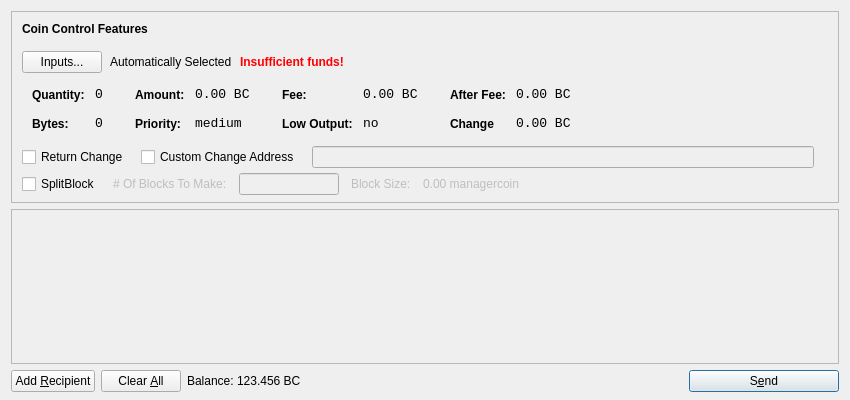
<?xml version="1.0" encoding="UTF-8"?>
<ui version="4.0">
 <class>SendCoinsDialog</class>
 <widget class="QDialog" name="SendCoinsDialog">
  <property name="geometry">
   <rect>
    <x>0</x>
    <y>0</y>
    <width>850</width>
    <height>400</height>
   </rect>
  </property>
  <property name="windowTitle">
   <string>Send Coins</string>
  </property>
  <layout class="QVBoxLayout" name="verticalLayout" stretch="0,1,0">
   <property name="bottomMargin">
    <number>8</number>
   </property>
   <item>
    <widget class="QFrame" name="frameCoinControl">
     <property name="sizePolicy">
      <sizepolicy hsizetype="Expanding" vsizetype="Expanding">
       <horstretch>0</horstretch>
       <verstretch>0</verstretch>
      </sizepolicy>
     </property>
     <property name="maximumSize">
      <size>
       <width>16777215</width>
       <height>16777215</height>
      </size>
     </property>
     <property name="frameShape">
      <enum>QFrame::StyledPanel</enum>
     </property>
     <property name="frameShadow">
      <enum>QFrame::Sunken</enum>
     </property>
     <layout class="QVBoxLayout" name="verticalLayoutCoinControl2">
      <property name="spacing">
       <number>-1</number>
      </property>
      <property name="leftMargin">
       <number>0</number>
      </property>
      <property name="topMargin">
       <number>0</number>
      </property>
      <property name="rightMargin">
       <number>0</number>
      </property>
      <property name="bottomMargin">
       <number>6</number>
      </property>
      <item>
       <layout class="QVBoxLayout" name="verticalLayoutCoinControl" stretch="0,0,0,0,1">
        <property name="spacing">
         <number>0</number>
        </property>
        <property name="leftMargin">
         <number>10</number>
        </property>
        <property name="topMargin">
         <number>10</number>
        </property>
        <item>
         <layout class="QHBoxLayout" name="horizontalLayoutCoinControl1">
          <property name="bottomMargin">
           <number>15</number>
          </property>
          <item>
           <widget class="QLabel" name="labelCoinControlFeatures">
            <property name="sizePolicy">
             <sizepolicy hsizetype="Preferred" vsizetype="Maximum">
              <horstretch>0</horstretch>
              <verstretch>0</verstretch>
             </sizepolicy>
            </property>
            <property name="font">
             <font>
              <weight>75</weight>
              <bold>true</bold>
             </font>
            </property>
            <property name="styleSheet">
             <string notr="true">font-weight:bold;</string>
            </property>
            <property name="text">
             <string>Coin Control Features</string>
            </property>
           </widget>
          </item>
         </layout>
        </item>
        <item>
         <layout class="QHBoxLayout" name="horizontalLayoutCoinControl2" stretch="0,0,0,0">
          <property name="spacing">
           <number>8</number>
          </property>
          <property name="bottomMargin">
           <number>10</number>
          </property>
          <item>
           <widget class="QPushButton" name="pushButtonCoinControl">
            <property name="styleSheet">
             <string notr="true"/>
            </property>
            <property name="text">
             <string>Inputs...</string>
            </property>
           </widget>
          </item>
          <item>
           <widget class="QLabel" name="labelCoinControlAutomaticallySelected">
            <property name="text">
             <string>Automatically Selected</string>
            </property>
            <property name="margin">
             <number>5</number>
            </property>
           </widget>
          </item>
          <item>
           <widget class="QLabel" name="labelCoinControlInsuffFunds">
            <property name="font">
             <font>
              <weight>75</weight>
              <bold>true</bold>
             </font>
            </property>
            <property name="styleSheet">
             <string notr="true">color:red;font-weight:bold;</string>
            </property>
            <property name="text">
             <string>Insufficient funds!</string>
            </property>
            <property name="margin">
             <number>5</number>
            </property>
           </widget>
          </item>
          <item>
           <spacer name="horizontalSpacerCoinControl">
            <property name="orientation">
             <enum>Qt::Horizontal</enum>
            </property>
            <property name="sizeHint" stdset="0">
             <size>
              <width>40</width>
              <height>1</height>
             </size>
            </property>
           </spacer>
          </item>
         </layout>
        </item>
        <item>
         <widget class="QWidget" name="widgetCoinControl" native="true">
          <property name="sizePolicy">
           <sizepolicy hsizetype="Preferred" vsizetype="Preferred">
            <horstretch>0</horstretch>
            <verstretch>0</verstretch>
           </sizepolicy>
          </property>
          <property name="minimumSize">
           <size>
            <width>0</width>
            <height>0</height>
           </size>
          </property>
          <property name="styleSheet">
           <string notr="true"/>
          </property>
          <layout class="QHBoxLayout" name="horizontalLayoutCoinControl5">
           <property name="margin">
            <number>0</number>
           </property>
           <item>
            <layout class="QHBoxLayout" name="horizontalLayoutCoinControl3" stretch="0,0,0,1">
             <property name="spacing">
              <number>20</number>
             </property>
             <property name="topMargin">
              <number>0</number>
             </property>
             <property name="bottomMargin">
              <number>10</number>
             </property>
             <item>
              <layout class="QFormLayout" name="formLayoutCoinControl1">
               <property name="horizontalSpacing">
                <number>10</number>
               </property>
               <property name="verticalSpacing">
                <number>14</number>
               </property>
               <property name="leftMargin">
                <number>10</number>
               </property>
               <property name="topMargin">
                <number>4</number>
               </property>
               <property name="rightMargin">
                <number>6</number>
               </property>
               <item row="0" column="0">
                <widget class="QLabel" name="labelCoinControlQuantityText">
                 <property name="styleSheet">
                  <string notr="true">font-weight:bold;</string>
                 </property>
                 <property name="text">
                  <string>Quantity:</string>
                 </property>
                 <property name="margin">
                  <number>0</number>
                 </property>
                </widget>
               </item>
               <item row="0" column="1">
                <widget class="QLabel" name="labelCoinControlQuantity">
                 <property name="font">
                  <font>
                   <family>Monospace</family>
                   <pointsize>10</pointsize>
                  </font>
                 </property>
                 <property name="cursor">
                  <cursorShape>IBeamCursor</cursorShape>
                 </property>
                 <property name="contextMenuPolicy">
                  <enum>Qt::ActionsContextMenu</enum>
                 </property>
                 <property name="text">
                  <string>0</string>
                 </property>
                 <property name="margin">
                  <number>0</number>
                 </property>
                 <property name="textInteractionFlags">
                  <set>Qt::LinksAccessibleByMouse|Qt::TextSelectableByKeyboard|Qt::TextSelectableByMouse</set>
                 </property>
                </widget>
               </item>
               <item row="1" column="0">
                <widget class="QLabel" name="labelCoinControlBytesText">
                 <property name="styleSheet">
                  <string notr="true">font-weight:bold;</string>
                 </property>
                 <property name="text">
                  <string>Bytes:</string>
                 </property>
                </widget>
               </item>
               <item row="1" column="1">
                <widget class="QLabel" name="labelCoinControlBytes">
                 <property name="font">
                  <font>
                   <family>Monospace</family>
                   <pointsize>10</pointsize>
                  </font>
                 </property>
                 <property name="cursor">
                  <cursorShape>IBeamCursor</cursorShape>
                 </property>
                 <property name="contextMenuPolicy">
                  <enum>Qt::ActionsContextMenu</enum>
                 </property>
                 <property name="text">
                  <string>0</string>
                 </property>
                 <property name="textInteractionFlags">
                  <set>Qt::LinksAccessibleByMouse|Qt::TextSelectableByKeyboard|Qt::TextSelectableByMouse</set>
                 </property>
                </widget>
               </item>
              </layout>
             </item>
             <item>
              <layout class="QFormLayout" name="formLayoutCoinControl2">
               <property name="horizontalSpacing">
                <number>10</number>
               </property>
               <property name="verticalSpacing">
                <number>14</number>
               </property>
               <property name="leftMargin">
                <number>6</number>
               </property>
               <property name="topMargin">
                <number>4</number>
               </property>
               <property name="rightMargin">
                <number>6</number>
               </property>
               <item row="0" column="0">
                <widget class="QLabel" name="labelCoinControlAmountText">
                 <property name="styleSheet">
                  <string notr="true">font-weight:bold;</string>
                 </property>
                 <property name="text">
                  <string>Amount:</string>
                 </property>
                 <property name="margin">
                  <number>0</number>
                 </property>
                </widget>
               </item>
               <item row="0" column="1">
                <widget class="QLabel" name="labelCoinControlAmount">
                 <property name="font">
                  <font>
                   <family>Monospace</family>
                   <pointsize>10</pointsize>
                  </font>
                 </property>
                 <property name="cursor">
                  <cursorShape>IBeamCursor</cursorShape>
                 </property>
                 <property name="contextMenuPolicy">
                  <enum>Qt::ActionsContextMenu</enum>
                 </property>
                 <property name="text">
                  <string>0.00 BC</string>
                 </property>
                 <property name="textInteractionFlags">
                  <set>Qt::LinksAccessibleByMouse|Qt::TextSelectableByKeyboard|Qt::TextSelectableByMouse</set>
                 </property>
                </widget>
               </item>
               <item row="1" column="0">
                <widget class="QLabel" name="labelCoinControlPriorityText">
                 <property name="styleSheet">
                  <string notr="true">font-weight:bold;</string>
                 </property>
                 <property name="text">
                  <string>Priority:</string>
                 </property>
                </widget>
               </item>
               <item row="1" column="1">
                <widget class="QLabel" name="labelCoinControlPriority">
                 <property name="font">
                  <font>
                   <family>Monospace</family>
                   <pointsize>10</pointsize>
                  </font>
                 </property>
                 <property name="cursor">
                  <cursorShape>IBeamCursor</cursorShape>
                 </property>
                 <property name="contextMenuPolicy">
                  <enum>Qt::ActionsContextMenu</enum>
                 </property>
                 <property name="text">
                  <string>medium</string>
                 </property>
                 <property name="textInteractionFlags">
                  <set>Qt::LinksAccessibleByMouse|Qt::TextSelectableByKeyboard|Qt::TextSelectableByMouse</set>
                 </property>
                </widget>
               </item>
              </layout>
             </item>
             <item>
              <layout class="QFormLayout" name="formLayoutCoinControl3">
               <property name="horizontalSpacing">
                <number>10</number>
               </property>
               <property name="verticalSpacing">
                <number>14</number>
               </property>
               <property name="leftMargin">
                <number>6</number>
               </property>
               <property name="topMargin">
                <number>4</number>
               </property>
               <property name="rightMargin">
                <number>6</number>
               </property>
               <item row="0" column="0">
                <widget class="QLabel" name="labelCoinControlFeeText">
                 <property name="styleSheet">
                  <string notr="true">font-weight:bold;</string>
                 </property>
                 <property name="text">
                  <string>Fee:</string>
                 </property>
                 <property name="margin">
                  <number>0</number>
                 </property>
                </widget>
               </item>
               <item row="0" column="1">
                <widget class="QLabel" name="labelCoinControlFee">
                 <property name="font">
                  <font>
                   <family>Monospace</family>
                   <pointsize>10</pointsize>
                  </font>
                 </property>
                 <property name="cursor">
                  <cursorShape>IBeamCursor</cursorShape>
                 </property>
                 <property name="contextMenuPolicy">
                  <enum>Qt::ActionsContextMenu</enum>
                 </property>
                 <property name="text">
                  <string>0.00 BC</string>
                 </property>
                 <property name="textInteractionFlags">
                  <set>Qt::LinksAccessibleByMouse|Qt::TextSelectableByKeyboard|Qt::TextSelectableByMouse</set>
                 </property>
                </widget>
               </item>
               <item row="1" column="0">
                <widget class="QLabel" name="labelCoinControlLowOutputText">
                 <property name="styleSheet">
                  <string notr="true">font-weight:bold;</string>
                 </property>
                 <property name="text">
                  <string>Low Output:</string>
                 </property>
                </widget>
               </item>
               <item row="1" column="1">
                <widget class="QLabel" name="labelCoinControlLowOutput">
                 <property name="font">
                  <font>
                   <family>Monospace</family>
                   <pointsize>10</pointsize>
                  </font>
                 </property>
                 <property name="cursor">
                  <cursorShape>IBeamCursor</cursorShape>
                 </property>
                 <property name="contextMenuPolicy">
                  <enum>Qt::ActionsContextMenu</enum>
                 </property>
                 <property name="text">
                  <string>no</string>
                 </property>
                 <property name="textInteractionFlags">
                  <set>Qt::LinksAccessibleByMouse|Qt::TextSelectableByKeyboard|Qt::TextSelectableByMouse</set>
                 </property>
                </widget>
               </item>
              </layout>
             </item>
             <item>
              <layout class="QFormLayout" name="formLayoutCoinControl4">
			   <property name="fieldGrowthPolicy"> 
                <enum>QFormLayout::AllNonFixedFieldsGrow</enum> 
               </property>
               <property name="horizontalSpacing">
                <number>10</number>
               </property>
               <property name="verticalSpacing">
                <number>14</number>
               </property>
               <property name="leftMargin">
                <number>6</number>
               </property>
               <property name="topMargin">
                <number>4</number>
               </property>
               <property name="rightMargin">
                <number>6</number>
               </property>
               <item row="0" column="0">
                <widget class="QLabel" name="labelCoinControlAfterFeeText">
                 <property name="styleSheet">
                  <string notr="true">font-weight:bold;</string>
                 </property>
                 <property name="text">
                  <string>After Fee:</string>
                 </property>
                 <property name="margin">
                  <number>0</number>
                 </property>
                </widget>
               </item>
               <item row="0" column="1">
                <widget class="QLabel" name="labelCoinControlAfterFee">
                 <property name="font">
                  <font>
                   <family>Monospace</family>
                   <pointsize>10</pointsize>
                  </font>
                 </property>
                 <property name="cursor">
                  <cursorShape>IBeamCursor</cursorShape>
                 </property>
                 <property name="contextMenuPolicy">
                  <enum>Qt::ActionsContextMenu</enum>
                 </property>
                 <property name="text">
                  <string>0.00 BC</string>
                 </property>
                 <property name="textInteractionFlags">
                  <set>Qt::LinksAccessibleByMouse|Qt::TextSelectableByKeyboard|Qt::TextSelectableByMouse</set>
                 </property>
                </widget>
               </item>
               <item row="1" column="0">
                <widget class="QLabel" name="labelCoinControlChangeText">
                 <property name="styleSheet">
                  <string notr="true">font-weight:bold;</string>
                 </property>
                 <property name="text">
                  <string>Change</string>
                 </property>
                </widget>
               </item>
               <item row="1" column="1">
                <widget class="QLabel" name="labelCoinControlChange">
                 <property name="font">
                  <font>
                   <family>Monospace</family>
                   <pointsize>10</pointsize>
                  </font>
                 </property>
                 <property name="cursor">
                  <cursorShape>IBeamCursor</cursorShape>
                 </property>
                 <property name="contextMenuPolicy">
                  <enum>Qt::ActionsContextMenu</enum>
                 </property>
                 <property name="text">
                  <string>0.00 BC</string>
                 </property>
                 <property name="textInteractionFlags">
                  <set>Qt::LinksAccessibleByMouse|Qt::TextSelectableByKeyboard|Qt::TextSelectableByMouse</set>
                 </property>
                </widget>
               </item>
              </layout>
             </item>
            </layout>
           </item>
          </layout>
         </widget>
        </item>
        <item>
         <layout class="QHBoxLayout" name="horizontalLayoutCoinControl4" stretch="0,0,0,0">
          <property name="spacing">
           <number>12</number>
          </property>
          <property name="sizeConstraint">
           <enum>QLayout::SetDefaultConstraint</enum>
          </property>
          <property name="topMargin">
           <number>5</number>
          </property>
          <property name="rightMargin">
           <number>5</number>
          </property>
          <item>
		  <widget class="QCheckBox" name="returnChangeCheckBox">
 		  <property name="text">
 		  <string>Return Change</string>
 		  </property>
		  </widget>
 		  </item>
 		  <item>		  
           <widget class="QCheckBox" name="checkBoxCoinControlChange">
            <property name="text">
             <string>Custom Change Address</string>
            </property>
           </widget>
          </item>
          <item>
           <widget class="QLineEdit" name="lineEditCoinControlChange">
            <property name="enabled">
             <bool>false</bool>
            </property>
            <property name="sizePolicy">
             <sizepolicy hsizetype="Expanding" vsizetype="Fixed">
              <horstretch>0</horstretch>
              <verstretch>0</verstretch>
             </sizepolicy>
            </property>
           </widget>
          </item>
          <item>
           <widget class="QLabel" name="labelCoinControlChangeLabel">
            <property name="sizePolicy">
             <sizepolicy hsizetype="Preferred" vsizetype="Expanding">
              <horstretch>0</horstretch>
              <verstretch>0</verstretch>
             </sizepolicy>
            </property>
            <property name="minimumSize">
             <size>
              <width>0</width>
              <height>0</height>
             </size>
            </property>
            <property name="text">
             <string/>
            </property>
            <property name="margin">
             <number>3</number>
            </property>
           </widget>
          </item>
         </layout>
        </item>
        <item>
         <layout class="QHBoxLayout" name="horizontalLayoutCoinControl4a" stretch="0,0,0,0">
          <property name="alignment" >
         <set>Qt::AlignLeft</set>
          </property>
          <property name="spacing">
           <number>12</number>
          </property>
          <property name="sizeConstraint">
           <enum>QLayout::SetDefaultConstraint</enum>
          </property>
          <property name="topMargin">
           <number>5</number>
          </property>
          <property name="rightMargin">
           <number>5</number>
          </property>
           <item> 
           <widget class="QCheckBox" name="splitBlockCheckBox"> 
            <property name="text"> 
             <string>SplitBlock</string> 
            </property> 
           </widget> 
          </item> 
          <item> 
           <widget class="QLabel" name="labelBlocksToMakeText"> 
            <property name="enabled"> 
             <bool>false</bool> 
            </property> 
            <property name="text"> 
             <string># Of Blocks To Make:</string> 
            </property> 
           </widget> 
          </item>
          <item> 
           <widget class="QLineEdit" name="splitBlockLineEdit"> 
            <property name="enabled"> 
             <bool>false</bool> 
            </property> 
            <property name="sizePolicy"> 
             <sizepolicy hsizetype="Fixed" vsizetype="Fixed"> 
              <horstretch>0</horstretch> 
              <verstretch>0</verstretch> 
             </sizepolicy> 
            </property> 
            <property name="maximumSize"> 
             <size> 
              <width>100</width> 
              <height>16777215</height> 
             </size> 
            </property> 
           </widget> 
          </item> 
          <item> 
           <widget class="QLabel" name="labelBlockSizeText"> 
            <property name="enabled"> 
             <bool>false</bool> 
            </property> 
            <property name="text"> 
             <string>Block Size:</string> 
            </property> 
           </widget> 
          </item> 
          <item> 
           <widget class="QLabel" name="labelBlockSize"> 
            <property name="enabled"> 
             <bool>false</bool> 
            </property> 
            <property name="text"> 
             <string>0.00 managercoin</string> 
            </property>
           </widget> 
           </item>
         </layout>
        </item>
        <item>		
         <spacer name="verticalSpacerCoinControl">
          <property name="orientation">
           <enum>Qt::Vertical</enum>
          </property>
          <property name="sizeHint" stdset="0">
           <size>
            <width>800</width>
            <height>1</height>
           </size>
          </property>
         </spacer>
        </item>
       </layout>
      </item>
     </layout>
    </widget>
   </item>
   <item>
    <widget class="QScrollArea" name="scrollArea">
     <property name="widgetResizable">
      <bool>true</bool>
     </property>
     <widget class="QWidget" name="scrollAreaWidgetContents">
      <property name="geometry">
       <rect>
        <x>0</x>
        <y>0</y>
        <width>830</width>
		<height>172</height>
       </rect>
      </property>
      <layout class="QVBoxLayout" name="verticalLayout_2">
       <property name="margin">
        <number>0</number>
       </property>
       <item>
        <layout class="QVBoxLayout" name="entries">
         <property name="spacing">
          <number>6</number>
         </property>
        </layout>
       </item>
       <item>
        <spacer name="verticalSpacer">
         <property name="orientation">
          <enum>Qt::Vertical</enum>
         </property>
         <property name="sizeHint" stdset="0">
          <size>
           <width>20</width>
           <height>40</height>
          </size>
         </property>
        </spacer>
       </item>
      </layout>
     </widget>
    </widget>
   </item>
   <item>
    <layout class="QHBoxLayout" name="horizontalLayout">
     <item>
      <widget class="QPushButton" name="addButton">
       <property name="toolTip">
        <string>Send to multiple recipients at once</string>
       </property>
       <property name="text">
        <string>Add &amp;Recipient</string>
       </property>
       <property name="icon">
        <iconset resource="../bitcoin.qrc">
         <normaloff>:/icons/add</normaloff>:/icons/add</iconset>
       </property>
       <property name="autoDefault">
        <bool>false</bool>
       </property>
      </widget>
     </item>
     <item>
      <widget class="QPushButton" name="clearButton">
       <property name="sizePolicy">
        <sizepolicy hsizetype="Minimum" vsizetype="Fixed">
         <horstretch>0</horstretch>
         <verstretch>0</verstretch>
        </sizepolicy>
       </property>
       <property name="toolTip">
        <string>Remove all transaction fields</string>
       </property>
       <property name="text">
        <string>Clear &amp;All</string>
       </property>
       <property name="icon">
        <iconset resource="../bitcoin.qrc">
         <normaloff>:/icons/remove</normaloff>:/icons/remove</iconset>
       </property>
       <property name="autoRepeatDelay">
        <number>300</number>
       </property>
       <property name="autoDefault">
        <bool>false</bool>
       </property>
      </widget>
     </item>
     <item>
      <layout class="QHBoxLayout" name="horizontalLayout_2">
       <property name="spacing">
        <number>3</number>
       </property>
       <item>
        <widget class="QLabel" name="label">
         <property name="sizePolicy">
          <sizepolicy hsizetype="Preferred" vsizetype="Fixed">
           <horstretch>0</horstretch>
           <verstretch>0</verstretch>
          </sizepolicy>
         </property>
         <property name="text">
          <string>Balance:</string>
         </property>
        </widget>
       </item>
       <item>
        <widget class="QLabel" name="labelBalance">
         <property name="sizePolicy">
          <sizepolicy hsizetype="Preferred" vsizetype="Fixed">
           <horstretch>0</horstretch>
           <verstretch>0</verstretch>
          </sizepolicy>
         </property>
         <property name="cursor">
          <cursorShape>IBeamCursor</cursorShape>
         </property>
         <property name="text">
          <string>123.456 BC</string>
         </property>
         <property name="textInteractionFlags">
          <set>Qt::LinksAccessibleByMouse|Qt::TextSelectableByKeyboard|Qt::TextSelectableByMouse</set>
         </property>
        </widget>
       </item>
      </layout>
     </item>
     <item>
      <spacer name="horizontalSpacer">
       <property name="orientation">
        <enum>Qt::Horizontal</enum>
       </property>
       <property name="sizeHint" stdset="0">
        <size>
         <width>40</width>
         <height>20</height>
        </size>
       </property>
      </spacer>
     </item>
     <item>
      <widget class="QPushButton" name="sendButton">
       <property name="minimumSize">
        <size>
         <width>150</width>
         <height>0</height>
        </size>
       </property>
       <property name="toolTip">
        <string>Confirm the send action</string>
       </property>
       <property name="text">
        <string>S&amp;end</string>
       </property>
       <property name="icon">
        <iconset resource="../bitcoin.qrc">
         <normaloff>:/icons/send</normaloff>:/icons/send</iconset>
       </property>
       <property name="default">
        <bool>true</bool>
       </property>
      </widget>
     </item>
    </layout>
   </item>
  </layout>
 </widget>
 <resources>
  <include location="../bitcoin.qrc"/>
 </resources>
 <connections/>
</ui>
